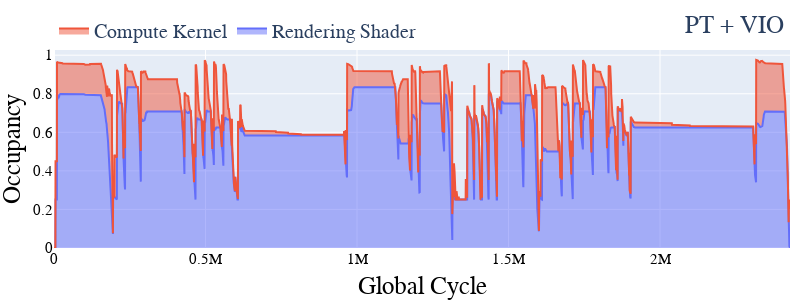

Notebook cell for this chart:
### Code cell
fig = go.Figure()
# from plotly.subplots import make_subplots

# fig = make_subplots(specs=[[{"secondary_y": True}]])
fig.add_trace(go.Scatter(x=array['cycle_counter'], y=array['g_count'] / (1024+512), mode='lines', 
                         hoverinfo='x+y', stackgroup='one', name='Rendering Shader'))
fig.add_trace(go.Scatter(x=array['cycle_counter'], y=array['c_count'] / (1024+512), mode='lines', 
                         hoverinfo='x+y', stackgroup='one', name='Compute Kernel'))
# fig.add_trace(go.Scatter(x=array['cycle_counter'], y=array['dynamic_sm_count']/16, mode='lines', line_width=2, name='Partition Ratio'),
#                 # secondary_y=True
#                 )


fig.update_layout(
    # title='L2 Breakdown',
    xaxis_title='Global Cycle',
    yaxis_title='Occupancy',
    xaxis=dict(
        titlefont=dict(size=25, color="black", family="sans-serif"),
        tickfont=dict(size=15, color="black", family="sans-serif"),
        autorange=True,
    ),
    yaxis=dict(
        titlefont=dict(size=25, color="black", family="sans-serif"),
        tickfont=dict(size=15, color="black", family="sans-serif"),
        autorange=True,
    ),
    width=800,
    height=300,
    title_font_family="sans-serif",
    title_font_size=25,
    margin=dict(l=20, r=10, t=50, b=0),
    legend=dict(
        orientation="h",
        yanchor="bottom",
        y=1,
        xanchor="left",
        x=0,
        font=dict(size=20, family="sans-serif")
        
    ),
    title=dict(
        font=dict(size=25, family="sans-serif"),
        text="PT + VIO",
        # text="Occupancy: {0}".format('73.13%'),
        x=0.98,
        y=0.95
    ),

)
# fig.add_shape(type="rect",
#     # xref="paper", yref="paper",
#     x0=3.4*1000*1000, x1=3.65*1000*1000,
#     y0=0.0, y1=0.2,
#     line=dict(
#         color="LightSeaGreen",
#         width=3,
#     ),
# )

# for index,row in array[array['globalcyclecount'] == 500].iterrows():
    # fig.add_vline(x=row['cycle_counter'], line_dash="dash", )
fig.show()
fig.write_image("/home/tgrogers-raid/a/pan251/graphics_accel_sim/Figures/{0}.pdf".format("slicer_occupancy"), format="pdf")

### Figure 1 — Plotly figure (JSON) as saved in the notebook; plotly's stock layout.template omitted (floating-point values rounded to 4 significant figures; data arrays with more than 128 entries replaced by an {"elided": "..."} marker saying what was removed)
{"data": [{"hoverinfo": "x+y", "mode": "lines", "name": "Rendering Shader", "stackgroup": "one", "type": "scatter", "x": {"elided": "4859 int values"}, "y": {"elided": "4859 float values"}}, {"hoverinfo": "x+y", "mode": "lines", "name": "Compute Kernel", "stackgroup": "one", "type": "scatter", "x": {"elided": "4859 int values"}, "y": {"elided": "4859 float values"}}], "layout": {"height": 300, "legend": {"font": {"family": "sans-serif", "size": 20}, "orientation": "h", "x": 0, "xanchor": "left", "y": 1, "yanchor": "bottom"}, "margin": {"b": 0, "l": 20, "r": 10, "t": 50}, "title": {"font": {"family": "sans-serif", "size": 25}, "text": "PT + VIO", "x": 0.98, "y": 0.95}, "width": 800, "xaxis": {"autorange": true, "tickfont": {"color": "black", "family": "sans-serif", "size": 15}, "title": {"font": {"color": "black", "family": "sans-serif", "size": 25}, "text": "Global Cycle"}}, "yaxis": {"autorange": true, "tickfont": {"color": "black", "family": "sans-serif", "size": 15}, "title": {"font": {"color": "black", "family": "sans-serif", "size": 25}, "text": "Occupancy"}}}}
